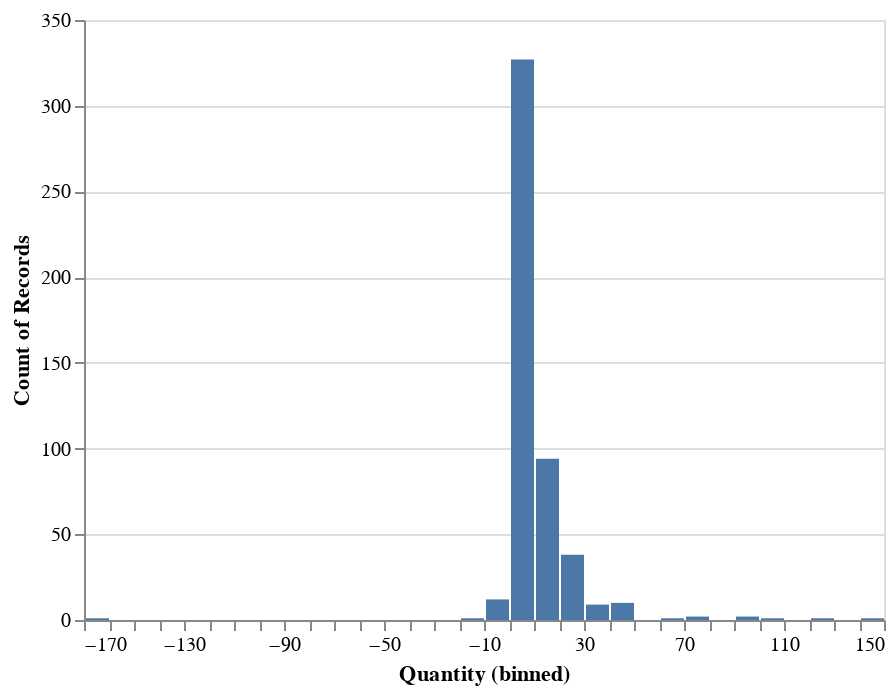

The notebook cell saved with this chart:
### Code cell
alt.Chart(sample).mark_bar().encode(alt.X("Quantity:Q", bin=alt.Bin(step=10)), \
y='count()')

### Figure 1 — Vega-Lite specification as saved in the notebook (floating-point values rounded to 4 significant figures; data arrays with more than 128 entries replaced by an {"elided": "..."} marker saying what was removed)
{"config": {"view": {"continuousWidth": 400, "continuousHeight": 300}}, "data": {"name": "data-4c5bc342f1b268879197e4212b044206"}, "mark": "bar", "encoding": {"x": {"bin": {"step": 10}, "field": "Quantity", "type": "quantitative"}, "y": {"aggregate": "count", "type": "quantitative"}}, "$schema": "https://vega.github.io/schema/vega-lite/v4.17.0.json", "datasets": {"data-4c5bc342f1b268879197e4212b044206": {"elided": "500 records"}}}
